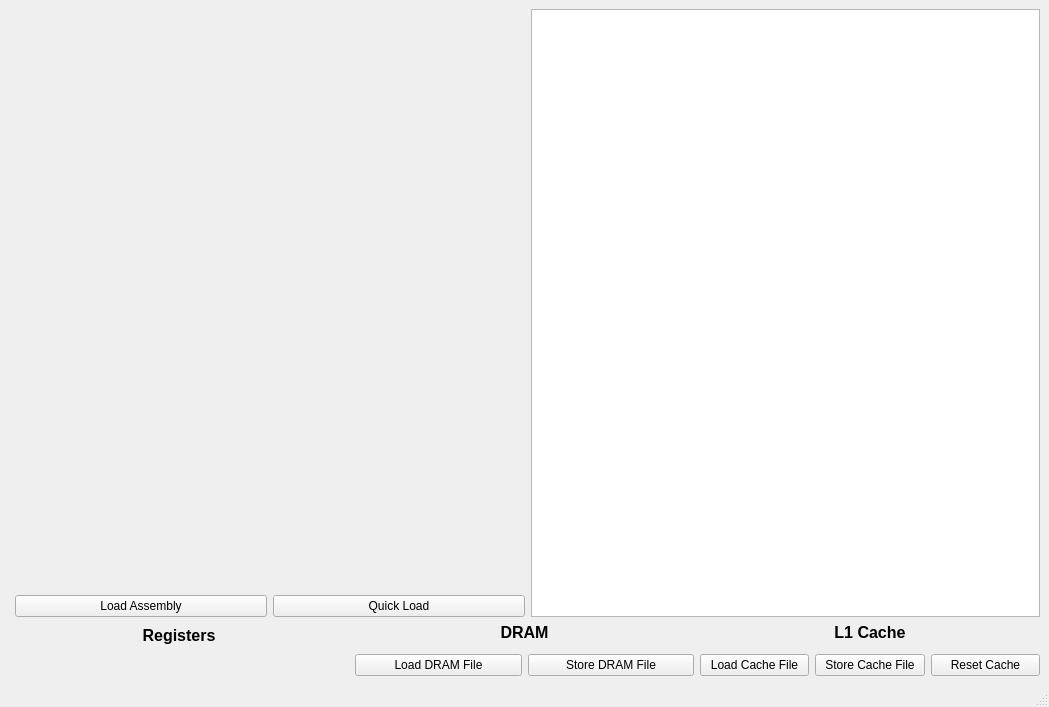
<?xml version="1.0" encoding="UTF-8"?>
<ui version="4.0">
 <class>MainWindow</class>
 <widget class="QMainWindow" name="MainWindow">
  <property name="geometry">
   <rect>
    <x>0</x>
    <y>0</y>
    <width>1049</width>
    <height>707</height>
   </rect>
  </property>
  <property name="windowTitle">
   <string>MainWindow</string>
  </property>
  <widget class="QWidget" name="centralwidget">
   <layout class="QGridLayout" name="gridLayout" rowstretch="0,0">
    <item row="0" column="1">
     <layout class="QVBoxLayout" name="verticalLayout">
      <item>
       <widget class="CodeWidget" name="codePanel" native="true">
        <property name="sizePolicy">
         <sizepolicy hsizetype="Expanding" vsizetype="Expanding">
          <horstretch>1</horstretch>
          <verstretch>1</verstretch>
         </sizepolicy>
        </property>
       </widget>
      </item>
      <item>
       <layout class="QHBoxLayout" name="horizontalLayout">
        <item>
         <widget class="QPushButton" name="loadAssembButton">
          <property name="text">
           <string>Load Assembly</string>
          </property>
         </widget>
        </item>
        <item>
         <widget class="QPushButton" name="quicLoadButton">
          <property name="text">
           <string>Quick Load</string>
          </property>
         </widget>
        </item>
       </layout>
      </item>
     </layout>
    </item>
    <item row="0" column="2">
     <widget class="QListWidget" name="listWidget"/>
    </item>
    <item row="1" column="0" colspan="3">
     <layout class="QHBoxLayout" name="horizontalLayout_4">
      <item>
       <layout class="QVBoxLayout" name="verticalLayout_2">
        <item>
         <widget class="QLabel" name="regisersLabel">
          <property name="font">
           <font>
            <pointsize>12</pointsize>
            <bold>true</bold>
           </font>
          </property>
          <property name="text">
           <string>Registers</string>
          </property>
          <property name="alignment">
           <set>Qt::AlignCenter</set>
          </property>
         </widget>
        </item>
        <item>
         <widget class="RegistersWidget" name="registersPanel" native="true"/>
        </item>
       </layout>
      </item>
      <item>
       <layout class="QVBoxLayout" name="verticalLayout_4">
        <item>
         <widget class="QLabel" name="DRAMLabel">
          <property name="font">
           <font>
            <pointsize>12</pointsize>
            <bold>true</bold>
           </font>
          </property>
          <property name="text">
           <string>DRAM</string>
          </property>
          <property name="alignment">
           <set>Qt::AlignCenter</set>
          </property>
         </widget>
        </item>
        <item>
         <widget class="DRAMWidget" name="DRAMPanel" native="true"/>
        </item>
        <item>
         <layout class="QHBoxLayout" name="horizontalLayout_2">
          <item>
           <widget class="QPushButton" name="pushButton">
            <property name="text">
             <string>Load DRAM File</string>
            </property>
           </widget>
          </item>
          <item>
           <widget class="QPushButton" name="pushButton_2">
            <property name="text">
             <string>Store DRAM File</string>
            </property>
           </widget>
          </item>
         </layout>
        </item>
       </layout>
      </item>
      <item>
       <layout class="QVBoxLayout" name="verticalLayout_3">
        <item>
         <widget class="QLabel" name="L1CacheLabel">
          <property name="font">
           <font>
            <pointsize>12</pointsize>
            <bold>true</bold>
           </font>
          </property>
          <property name="text">
           <string>L1 Cache</string>
          </property>
          <property name="alignment">
           <set>Qt::AlignCenter</set>
          </property>
         </widget>
        </item>
        <item>
         <widget class="CacheWidget" name="L1CachePanel" native="true"/>
        </item>
        <item>
         <layout class="QHBoxLayout" name="horizontalLayout_3">
          <item>
           <widget class="QPushButton" name="pushButton_4">
            <property name="text">
             <string>Load Cache File</string>
            </property>
           </widget>
          </item>
          <item>
           <widget class="QPushButton" name="pushButton_3">
            <property name="text">
             <string>Store Cache File</string>
            </property>
           </widget>
          </item>
          <item>
           <widget class="QPushButton" name="pushButton_5">
            <property name="text">
             <string>Reset Cache</string>
            </property>
           </widget>
          </item>
         </layout>
        </item>
       </layout>
      </item>
     </layout>
    </item>
   </layout>
  </widget>
  <widget class="QMenuBar" name="menubar">
   <property name="geometry">
    <rect>
     <x>0</x>
     <y>0</y>
     <width>1049</width>
     <height>17</height>
    </rect>
   </property>
  </widget>
  <widget class="QStatusBar" name="statusbar"/>
 </widget>
 <customwidgets>
  <customwidget>
   <class>CodeWidget</class>
   <extends>QWidget</extends>
   <header>codewidget.h</header>
   <container>1</container>
  </customwidget>
  <customwidget>
   <class>RegistersWidget</class>
   <extends>QWidget</extends>
   <header>registerswidget.h</header>
   <container>1</container>
  </customwidget>
  <customwidget>
   <class>DRAMWidget</class>
   <extends>QWidget</extends>
   <header>dramwidget.h</header>
   <container>1</container>
  </customwidget>
  <customwidget>
   <class>CacheWidget</class>
   <extends>QWidget</extends>
   <header>cachewidget.h</header>
   <container>1</container>
  </customwidget>
 </customwidgets>
 <resources/>
 <connections/>
</ui>
